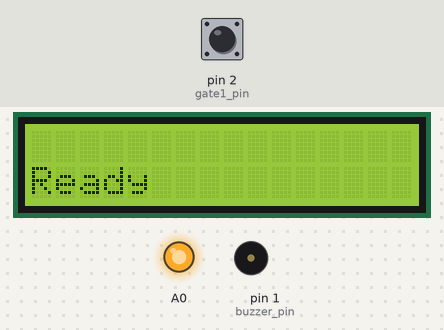
This sketch was run on a simulated Arduino Uno, built with avr-gcc and run on an emulated ATmega328P. Parts: 16×2 character LCD, output pins drawn as LEDs (lit = HIGH), buzzer (waves = sounding). Inputs (shaded band) come from the test bench; at power-on: pin 2 (gate1_pin) LOW. No radio packets arrive unless stated.

Above: at 4.4 s.
4.5 s: pin 2 (gate1_pin) driven HIGH
At 4.77 s:
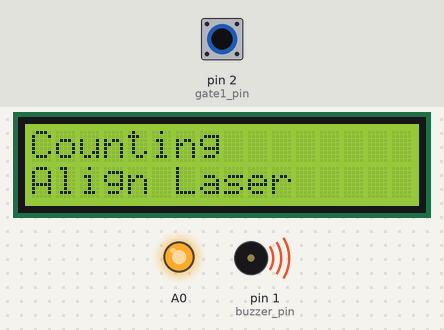
7.0 s: pin 2 (gate1_pin) driven LOW
At 8.3 s:
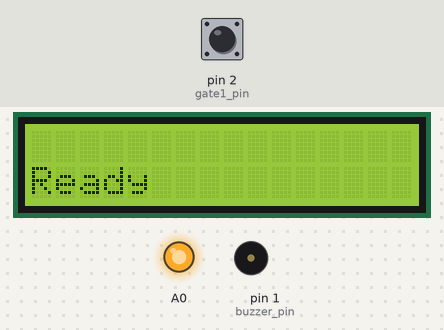
8.6 s: pin 2 (gate1_pin) driven HIGH
At 8.88 s:
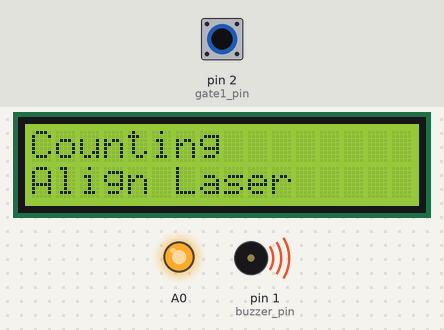
11.6 s: pin 2 (gate1_pin) pulsed LOW 5 times (0.12 s each, 0.3 s apart)
At 12.58 s:
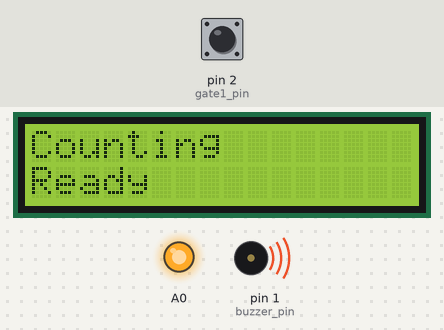
14.6 s: pin 2 (gate1_pin) pulsed LOW 5 times (0.12 s each, 0.3 s apart)
At 15.59 s:
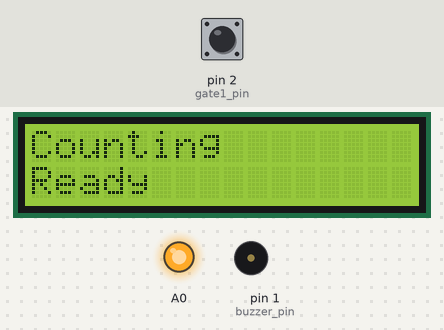
Timing chart, 0 to 18.8 s (numbered marks = the images above; inputs shaded):
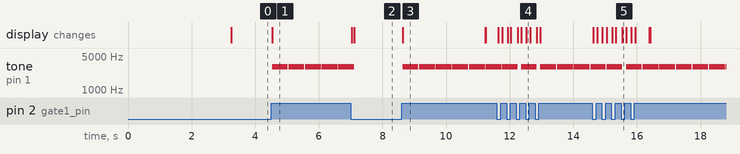

The sketch:

laser_timer_pcb_v1_2024_tx.ino
```cpp
// Christian Staresina
// laser_timer_pcb_v1_2024_tx.ino
// 8/24/2024

#include "src/functions_for_laser_timer_pcb_v1_2024_tx.h"
#include "src/macros_for_laser_timer_pcb_v1_2024_tx.h"
#include <SPI.h>
#include <nRF24L01.h>
#include <RF24.h>
#include <Wire.h>
#include <LiquidCrystal_I2C.h>
extern LiquidCrystal_I2C lcd(0x27,16,2);

// Pin configuration
extern const byte gate1_pin;
extern const byte buzzer_pin;

// Timer variables
extern float startMillis;
extern float currentMillis;
extern float periodMillis;

// Menu variables
extern const int menuButton;
extern const byte upButton;
extern const byte downButton;
extern const byte selectButton;
extern byte mainMenu;
extern byte connectionMenu;
extern bool enterMenu;

// Menu button debounce
extern byte previousState;
extern unsigned int previousPress;
extern volatile byte buttonFlag; // "volatile" for use in interrupt
extern byte buttonDebounce; // was 20

extern RF24 radio; // CE, CSN (was 7, 8)
extern const byte addresses[][6];

void setup()
{
  // laser and receiver module
  pinMode(gate1_pin, INPUT);

  pinMode(A0, OUTPUT); // 3V3 regulator enable pin
  digitalWrite(A0, HIGH);

  // menu buttons
  pinMode(upButton, INPUT_PULLUP);
  pinMode(downButton, INPUT_PULLUP);
  pinMode(menuButton, INPUT_PULLUP);
  pinMode(selectButton, INPUT_PULLUP);

  // interrupt
  //attachInterrupt(digitalPinToInterrupt(menuButton), menuInterrupt, CHANGE); // CHANGE (can be either LOW, HIGH, RISING, FALLING, CHANGE)

  // RF24 radio module setup
  radio.begin();
  radio.setChannel(108); // 2.508 Ghz - Above most Wifi Channels
  radio.setAutoAck(false);

  radio.setPALevel(RF24_PA_MAX); // MIN, LOW, HIGH, or MAX
  radio.setDataRate(RF24_250KBPS); //set as: F24_250KBPS, F24_1MBPS, F24_2MBPS ==>250KBPS = longest range
  radio.openWritingPipe(addresses[1]); //00001
  radio.stopListening();
  //radio.openReadingPipe(1, addresses[0]); //00002
  //radio.startListening();

  // LCD display setup
  lcd.init();
  lcd.backlight();
  lcd.begin(16,2);

  // custom characters
  lcd.createChar(0, laserLeft);
  lcd.createChar(1, laserMid);
  lcd.createChar(2, laserRight);
  lcd.createChar(3, antenna);
  lcd.createChar(4, tripodLeft);
  lcd.createChar(5, tripodMid);
  lcd.createChar(6, tripodRight);
  lcd.createChar(7, backArrow);

  lcd.clear();

  lcd.setCursor(1,0);
  lcd.print("LASER TIMER TX");
  lcd.setCursor(1,1);
  lcd.print("Created by CS");
  delay(3000);

  lcd.clear();

  //printLaserImage();
}

// LOOP BEGINNING ----------------------------------------------------------------------------

void loop()
{
  //openMainMenu();
  Sense_Gate1();
}

// LOOP END ----------------------------------------------------------------------------------
```

functions_for_laser_timer_pcb_v1_2024_tx.h
```cpp
#ifndef _FUNCTIONS_H    // Put these two lines at the top of your file.
#define _FUNCTIONS_H    // (Use a suitable name, usually based on the file name.)

#include <SPI.h>
#include <nRF24L01.h>
#include <RF24.h>
#include <Wire.h>
#include <LiquidCrystal_I2C.h>
extern LiquidCrystal_I2C lcd;
#include "macros_for_laser_timer_pcb_v1_2024_tx.h"

char buzzer_state = OFF;
int buzzer_count = 0;

// Pin configuration
extern const byte gate1_pin = 2;
extern const byte buzzer_pin = 1;

// Gate configuration
bool gate1_opened = false;
bool laser_crossed = false;
unsigned int print_crossed_count = 0;

// Timer variables
extern float startMillis = 0;
extern float currentMillis = 0;
extern float periodMillis = 0;

// Menu variables
extern const int menuButton = 3;
extern const byte upButton = 4;
extern const byte downButton = 5;
extern const byte selectButton = 6;
extern byte mainMenu = 1;
extern byte connectionMenu = 1;
extern bool enterMenu = false;

// Menu button debounce
extern byte previousState = HIGH;
extern unsigned int previousPress;
extern volatile byte buttonFlag= 0; // "volatile" for use in interrupt
extern byte buttonDebounce = 70; // was 20

extern RF24 radio(9, 10); // CE, CSN (was 7, 8)
extern const byte addresses[][6] = {"00001", "00002"};

// starting gate
void Sense_Gate1() {
  if (digitalRead(gate1_pin) == GATE_ACTIVATED) {
    radio.openWritingPipe(addresses[1]); //00001
    radio.stopListening();
    gate1_opened = true;
    radio.write(&gate1_opened, sizeof(gate1_opened));
    laser_crossed = true;
    lcd.setCursor(0,1);
    lcd.print("Align Laser      ");
    buzzer_state = ON;
  }
  else {
    radio.openReadingPipe(1, addresses[0]); //00002
    radio.startListening();
    gate1_opened = false;
    lcd.setCursor(0,1);
    lcd.print("Ready            ");
  }

  switch (laser_crossed) {
    case true:
      lcd.setCursor(0,0);
      lcd.print("Counting");
      print_crossed_count++;
      switch (print_crossed_count) {
        case 100:
          print_crossed_count = 0;
          laser_crossed = false;
          lcd.setCursor(0,0);
          lcd.print("        ");
          break;
        default: break;
      }
      break;
    default: break;
  }

  switch (buzzer_state) {
    case ON:
      tone(buzzer_pin, 3000); // 3kHZ sound
      buzzer_count++;
      switch(buzzer_count) {
        case 20:
          noTone(buzzer_pin); // buzzer off
          buzzer_count = 0;
          buzzer_state = OFF;
          break;
        default: break;
      }
      break;
    default: break;
  }
}

byte laserLeft[8] =
{
  B11111,
  B10100,
  B10011,
  B11000,
  B10011,
  B10011,
  B01100,
  B00011
};

byte laserMid[8] =
{
  B11111,
  B00000,
  B00000,
  B11111,
  B10000,
  B10000,
  B10000,
  B11111
};

byte laserRight[8] =
{
  B00000,
  B11000,
  B00100,
  B11110,
  B00011,
  B00010,
  B00010,
  B11110
};

byte antenna[8] =
{
  B00000,
  B00001,
  B00010,
  B00100,
  B11000,
  B00000,
  B00000,
  B00000
};

byte tripodLeft[8] =
{
  B00001,
  B00011,
  B00110,
  B01100,
  B11000,
  B00000,
  B00000,
  B00000
};

byte tripodMid[8] =
{
  B11100,
  B10011,
  B01000,
  B01000,
  B00100,
  B00100,
  B00010,
  B00000
};

byte tripodRight[8] =
{
  B00000,
  B00000,
  B11000,
  B00110,
  B00000,
  B00000,
  B00000,
  B00000
};

byte backArrow[8] =
{
  B00100,
  B01000,
  B11111,
  B01001,
  B00101,
  B00001,
  B01111,
  B00000
};

void printLaserImage()
{
  lcd.setCursor(0,0);
  lcd.print("Pass laser  ");
  lcd.print(char(0));
  lcd.print(char(1));
  lcd.print(char(2));
  lcd.print(char(3));
  lcd.setCursor(0,1);
  lcd.print("when ready  ");
  lcd.print(char(4));
  lcd.print(char(5));
  lcd.print(char(6));
}

#endif // _HEADERFILE_H    // Put this line at the end of your file.
```

macros_for_laser_timer_pcb_v1_2024_tx.h
```cpp
// Macros

#define ON  ('I')
#define OFF ('O')

#define OPENED ('P')
#define CLOSED ('C')
#define ENABLED ('E')
#define DISABLED ('D')
#define GATE_ACTIVATED (HIGH)
```

Measured:
- after the input at 4.5 s, tone on pin 1 (buzzer_pin): alternates 3000 Hz for 0.50 s and silent for 0.03 s, starting at once; the display: changes at once (image 1)
- after the input at 7.0 s, tone on pin 1 (buzzer_pin): goes on until 7.1 s, then stays silent; the display: first changes at once (image 2 shows a later state)
- after the input at 8.6 s, tone on pin 1 (buzzer_pin): alternates 3000 Hz for 0.50 s and silent for 0.03 s, starting at once; the display: changes at once (image 3)
- after the input at 11.6 s, the display: changes at once (image 4)
- after the input at 14.6 s, the display: changes at once (image 5)
- what the display in image 3 shows lasts 2.6 s, from 8.6 s to 11.2 s
